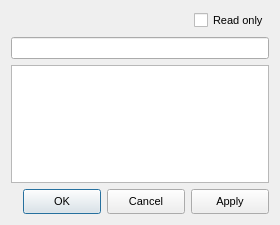
<?xml version="1.0" encoding="UTF-8"?>
<ui version="4.0">
 <class>DialogPEImportLibrary</class>
 <widget class="QDialog" name="DialogPEImportLibrary">
  <property name="windowModality">
   <enum>Qt::ApplicationModal</enum>
  </property>
  <property name="geometry">
   <rect>
    <x>0</x>
    <y>0</y>
    <width>280</width>
    <height>225</height>
   </rect>
  </property>
  <property name="minimumSize">
   <size>
    <width>280</width>
    <height>225</height>
   </size>
  </property>
  <property name="maximumSize">
   <size>
    <width>280</width>
    <height>225</height>
   </size>
  </property>
  <property name="font">
   <font>
    <pointsize>8</pointsize>
    <weight>50</weight>
    <bold>false</bold>
   </font>
  </property>
  <property name="windowTitle">
   <string>Import Library</string>
  </property>
  <layout class="QVBoxLayout" name="verticalLayout">
   <item>
    <layout class="QHBoxLayout" name="horizontalLayout_3">
     <item>
      <spacer name="horizontalSpacer_2">
       <property name="orientation">
        <enum>Qt::Horizontal</enum>
       </property>
       <property name="sizeHint" stdset="0">
        <size>
         <width>40</width>
         <height>20</height>
        </size>
       </property>
      </spacer>
     </item>
     <item>
      <widget class="QCheckBoxX" name="checkBoxReadOnly">
       <property name="text">
        <string>Read only</string>
       </property>
       <property name="checked">
        <bool>false</bool>
       </property>
      </widget>
     </item>
    </layout>
   </item>
   <item>
    <widget class="QLineEditX" name="lineEditLibrary">
     <property name="alignment">
      <set>Qt::AlignCenter</set>
     </property>
     <property name="readOnly">
      <bool>true</bool>
     </property>
    </widget>
   </item>
   <item>
    <widget class="QTableWidgetX" name="tableWidgetImportLibrary">
     <property name="font">
      <font>
       <pointsize>8</pointsize>
       <weight>50</weight>
       <bold>false</bold>
      </font>
     </property>
     <property name="editTriggers">
      <set>QAbstractItemView::NoEditTriggers</set>
     </property>
     <property name="selectionMode">
      <enum>QAbstractItemView::SingleSelection</enum>
     </property>
     <property name="selectionBehavior">
      <enum>QAbstractItemView::SelectItems</enum>
     </property>
     <attribute name="horizontalHeaderVisible">
      <bool>false</bool>
     </attribute>
     <attribute name="verticalHeaderVisible">
      <bool>false</bool>
     </attribute>
    </widget>
   </item>
   <item>
    <layout class="QHBoxLayout" name="horizontalLayout">
     <item>
      <spacer name="horizontalSpacer_9">
       <property name="orientation">
        <enum>Qt::Horizontal</enum>
       </property>
       <property name="sizeHint" stdset="0">
        <size>
         <width>50</width>
         <height>20</height>
        </size>
       </property>
      </spacer>
     </item>
     <item>
      <widget class="QPushButtonX" name="pushButtonOK">
       <property name="minimumSize">
        <size>
         <width>78</width>
         <height>25</height>
        </size>
       </property>
       <property name="maximumSize">
        <size>
         <width>78</width>
         <height>25</height>
        </size>
       </property>
       <property name="text">
        <string>OK</string>
       </property>
      </widget>
     </item>
     <item>
      <widget class="QPushButtonX" name="pushButtonCancel">
       <property name="minimumSize">
        <size>
         <width>78</width>
         <height>25</height>
        </size>
       </property>
       <property name="maximumSize">
        <size>
         <width>78</width>
         <height>25</height>
        </size>
       </property>
       <property name="text">
        <string>Cancel</string>
       </property>
      </widget>
     </item>
     <item>
      <widget class="QPushButtonX" name="pushButtonApply">
       <property name="minimumSize">
        <size>
         <width>78</width>
         <height>25</height>
        </size>
       </property>
       <property name="maximumSize">
        <size>
         <width>78</width>
         <height>25</height>
        </size>
       </property>
       <property name="text">
        <string>Apply</string>
       </property>
      </widget>
     </item>
    </layout>
   </item>
  </layout>
 </widget>
 <customwidgets>
  <customwidget>
   <class>QPushButtonX</class>
   <extends>QPushButton</extends>
   <header>qpushbuttonx.h</header>
  </customwidget>
  <customwidget>
   <class>QLineEditX</class>
   <extends>QLineEdit</extends>
   <header>qlineeditx.h</header>
  </customwidget>
  <customwidget>
   <class>QCheckBoxX</class>
   <extends>QCheckBox</extends>
   <header>qcheckboxx.h</header>
  </customwidget>
  <customwidget>
   <class>QTableWidgetX</class>
   <extends>QTableWidget</extends>
   <header>qtablewidgetx.h</header>
  </customwidget>
 </customwidgets>
 <resources/>
 <connections/>
</ui>
